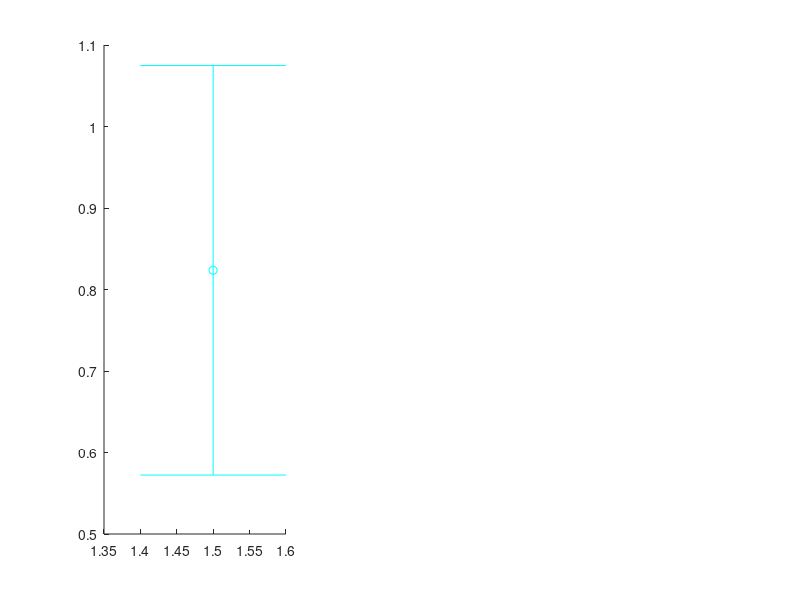

The MATLAB source for this figure: (Note: this script raises an error after producing the figure.)
clear all; close all;

load('data_exp4.mat') ;

%% average risk-sensitivity

% parameters for analytical solution of optimal aim point
a = 70; % gain start point(mm)
b = 300; % gain end point(mm)
c = 100; % maximum reward
alpha = c/(b-a); % slope
beta = -c*a/(b-a); %
mu_seq = linspace(220,300,200); % aimpoint

% grab data
bl_w = 1:50; comp_w = 51:170;
Std_subdata_indv = []; Std_subdata = [];
Mean_subdata_indv = []; Mean_subdata = [];
OptAim_indv = []; OptAim = [];
RS_indv = []; RS = []; 

subdata_indv = endpoint_highlyave(:, bl_w); subdata =  endpoint_highlyave(:, comp_w); comdata = endpoint_com_highlyave(:, comp_w);
[N T] = size(subdata) ; B = T/10;

Std_subdata_indv = std(subdata_indv(:, :)')' ;
Mean_subdata_indv = mean(subdata_indv(:, :)')' ;

% analytical solution of optimal aim point
for i = 1:B
    Std_subdata(:, i) = std(subdata(:, i*10-9:i*10)')' ;
    Mean_subdata(:, i) = mean(subdata(:, i*10-9:i*10)')' ;
end

for subi = 1:N
    sigma  = Std_subdata_indv(subi,1);
    mu_obs = Mean_subdata_indv(subi,1);
    clear EG
    for tmp = 1:length(mu_seq)
        mu = mu_seq(tmp);
        qfunca = 0.5*erfc(((a-mu)/sigma)/sqrt(2));
        qfuncb = 0.5*erfc(((b-mu)/sigma)/sqrt(2));
        EG(tmp) = (alpha*mu+beta)*(qfunca - qfuncb)...
            -alpha*sigma/(sqrt(2*pi))*( exp(-0.5./(sigma^2).*(b-mu)^2) - exp(-0.5./(sigma^2).*(a-mu)^2) );
    end
    [optPoint, optAimd] = max(EG);
    OptAim_indv(subi,1) = mu_seq(optAimd);
    RS_indv(subi, 1) = mu_obs - mu_seq(optAimd);
end

for subi = 1:N
    for i = 1:B
        sigma  = Std_subdata(subi,i);
        mu_obs = Mean_subdata(subi,i);
        clear EG
        for tmp = 1:length(mu_seq)
            mu = mu_seq(tmp);
            qfunca = 0.5*erfc(((a-mu)/sigma)/sqrt(2));
            qfuncb = 0.5*erfc(((b-mu)/sigma)/sqrt(2));
            EG(tmp) = (alpha*mu+beta)*(qfunca - qfuncb)...
                -alpha*sigma/(sqrt(2*pi))*( exp(-0.5./(sigma^2).*(b-mu)^2) - exp(-0.5./(sigma^2).*(a-mu)^2) );
        end
        [optPoint, optAimd] = max(EG);
        OptAim(subi,i)      = mu_seq(optAimd);
        RS(subi, i) = mu_obs - mu_seq(optAimd);
    end 
end

% plot data
figure
d = 0.5; ms = 8;
subplot(1,12,1:4)
errorbar(1.5, mean(RS_indv/10), std(RS_indv/10)/sqrt(N), 'co', 'MarkerFaceColor', 'w', 'linewidth', 1, 'MarkerSize', ms) ; hold on
seshade(RS(:,1:B)/10, d, 'c', 'c-', 3:B+2) ;
lineplot(0, 'h', 'k--');
xlim([0 15]); ylim([-1 2]); yticks(-1:0.5:2);
xticks([1.5, 3, 4, 5, 6, 7, 8, 9, 10, 11, 12, 13, 14]); xticklabels(char('BL', '1','','','4','','','','8','','','','12'));
ylabel('Risk-sensitivity [cm]'); xlabel('Blocks');         
set(gca, 'Fontname', 'Arial Regular', 'Fontsize', 10, 'linewidth', 1);



%% average endpoint 
% grab data
Mean_subdata_indv = []; MMean_subdata_indv = []; Mean_subdata = []; Mean_comdata = [];

% average endpoint in each block    
for i = 1:B
    if i <= 5
        Mean_subdata_indv(:, i) = mean(subdata_indv(:, i*10-9:i*10)')' ;
    end
    Mean_subdata(:, i) = mean(subdata(:, i*10-9:i*10)')' ;
    Mean_comdata(:, i) = mean(comdata(:, i*10-9:i*10)')' ;
end
MMean_subdata_indv = mean(Mean_subdata_indv')';

% plot data
subplot(1,12,5.5:7.5)
errorbar(1.5, mean(MMean_subdata_indv)/10, std(MMean_subdata_indv/10)/sqrt(N), 'bo', 'MarkerFaceColor', 'w', 'linewidth', 1, 'MarkerSize', ms) ; hold on
seshade(Mean_subdata(:,1:B)/10, d, 'b', 'b-', 3:B+2) ;
seshade(Mean_comdata(:,1:B)/10, d, 'r', 'r-', 3:B+2) ;
xlim([0 15]); ylim([24 29]); yticks(24:1:29); xticks([1.5, 3, 6, 10, 14]); xticklabels(char('BL', '1', '4', '8', '12'));
ylabel('Aim point [cm]'); xlabel('Blocks');         
set(gca, 'Fontname', 'Arial Regular', 'Fontsize', 10, 'linewidth', 1);


%% subject's aim point vs opponent's aim point 

X = []; Y = [];
for in = 1:N
    for ib = 1:B
        if ib >= 2 % excludes the first block
            X = [X; Mean_comdata(in,ib) - MMean_subdata_indv(in)]; % Opponent's aim point - baseline level
            Y = [Y; Mean_subdata(in,ib) - MMean_subdata_indv(in)]; % Subject's aim point - baseline level
        end
    end
end

% plot data
ms = 6;
subplot(1,12,9:12)
plot(X/10, Y/10, 'ko', 'MarkerFaceColor', 'w', 'MarkerSize', ms); hold on
xlim([-4 2]); ylim([-4 2]); yticks(-4:1:2); xticks(-4:1:2);
plot(-4:2, -4:2, 'k--');
lineplot(0, 'h', 'k--'); lineplot(0, 'v', 'k--');
axis('square'); 
ylabel('Subject relative aim point [cm]'); xlabel('Opponent relative aim point [cm]');         
set(gca, 'Fontname', 'Arial Regular', 'Fontsize', 10, 'linewidth', 1);

pos(3) = 1250; pos(4) = 350;
set(gcf, 'Position', pos);



